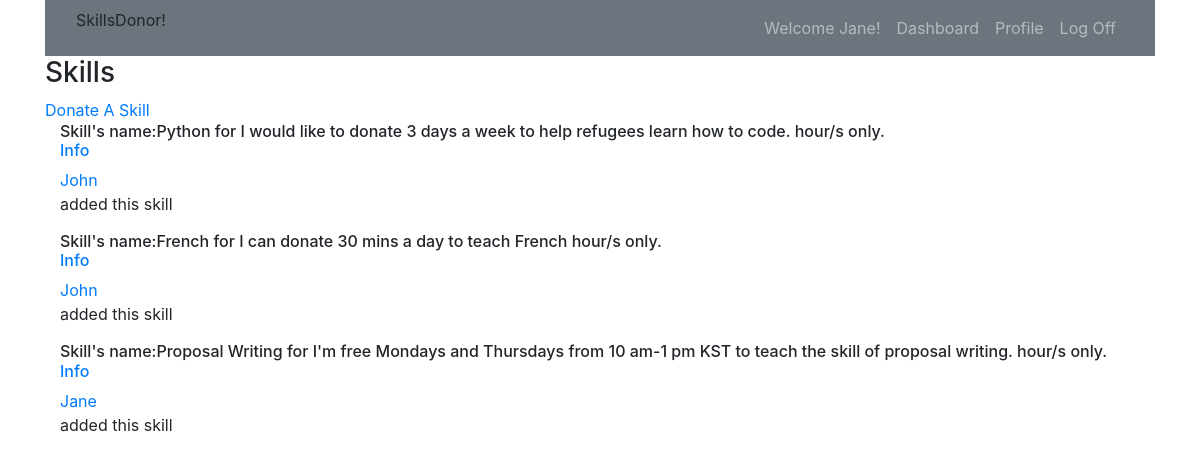
Screenshot of /dashboard (signed in) with the database file from the repository.
### skills_app/models.py (models this page shows)
class User(models.Model):
    first_name = models.CharField(max_length=12)
    last_name = models.CharField(max_length= 14)
    email = models.CharField(max_length=55)
    password = models.CharField(max_length=20)
    confirmpw = models.CharField(max_length = 20)
    bio= models.TextField()
    profile_img= models.ImageField(upload_to="images", null=True)
    created_at = models.DateTimeField(auto_now_add=True)
    updated_at = models.DateTimeField(auto_now= True)
    objects = UserManager()

class Skill(models.Model):
    posted_by = models.ForeignKey(User, related_name = "user_skills", on_delete=models.CASCADE, null=True, blank = True)
    location = models.CharField(max_length=14)
    skill= models.TextField()
    profession= models.CharField(max_length=20)
    time= models.CharField(max_length=10)
    objects = SkillManager()

### skills_app/views.py (the view)
# urls.py: path('dashboard', views.dashboard),
def dashboard(request):
    if 'user_id' not in request.session:
        return redirect('/')
    user = User.objects.get(id = request.session['user_id'])
    context = {
        'user': user,
        'skills': Skill.objects.all(),
    }
    return render(request, "dashboard.html",context)

### skills_app/templates/dashboard.html (shortened to what this page needs)
<!DOCTYPE html>
<html lang="en">
<head>
    <link rel="stylesheet" href="https://maxcdn.bootstrapcdn.com/bootstrap/4.0.0/css/bootstrap.min.css"
>
</head>
<body>
<div class="container mx-auto">
    <nav class="navbar navbar-expand-sm bg-secondary navbar-dark">
        <div class="col-sm-4 col-md-4">
            <p>SkillsDonor!</p>
        </div>
    <div class="col">
        <ul class="navbar-nav float-sm-right">
            <li class="nav-item">
                <a class="nav-link" href="#"> Welcome {{ user.first_name }}!</a>
            </li>
            <li class="nav-item">
                <a class="nav-link" href="/dashboard">Dashboard</a>
            </li>
            <li class="nav-item">
                <a class="nav-link" href="/user/{{user.id}}">Profile</a>
            </li>
            <li class="nav-item">
                <a class="nav-link" href="/logout">Log Off</a>
            </li>
        </ul>
    </div>
    </nav>
    <h3>Skills</h3>
    <a href="/skill_form">Donate A Skill</a>
    {% for skill in skills %}
    <div class="container-fluid">
        <h6>Skill's name:{{skill.skill}} for {{skill.time}} hour/s only.<br><a href="/skill/{{skill.id}}">Info</a>  </h6>
            <a href="/user/{{skill.posted_by.id}}">{{skill.posted_by.first_name}}</a><p>added this skill</p>
    </div>
    {% endfor %}
</div>
</body>
</html>

### rows the page displays
User: first_name "Jane"
Skill: skill "Python", time "I would like to donate 3 days a week to help refugees learn how to code.", posted_by.first_name "John"
Skill: skill "French", time "I can donate 30 mins a day to teach French", posted_by.first_name "John"
Skill: skill "Proposal Writing", time "I'm free Mondays and Thursdays from 10 am-1 pm KST to teach the skill of proposal writing.", posted_by.first_name "Jane"
